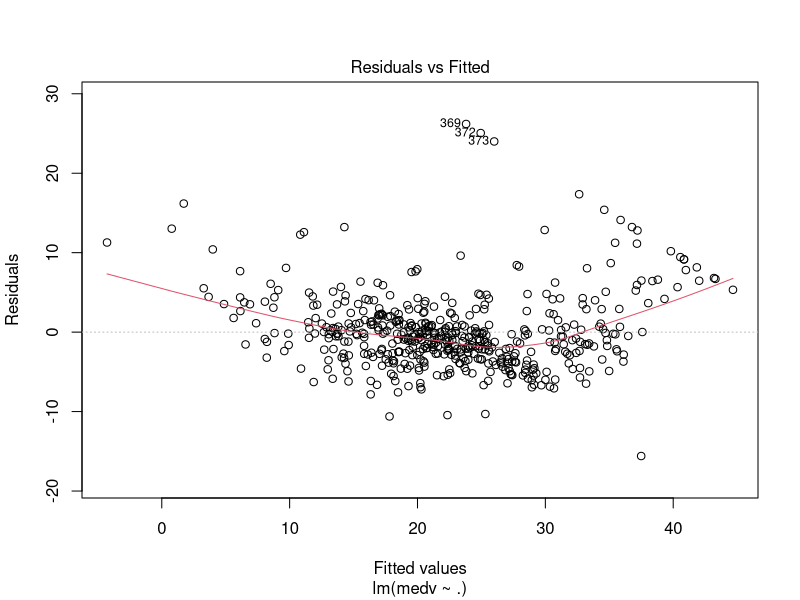
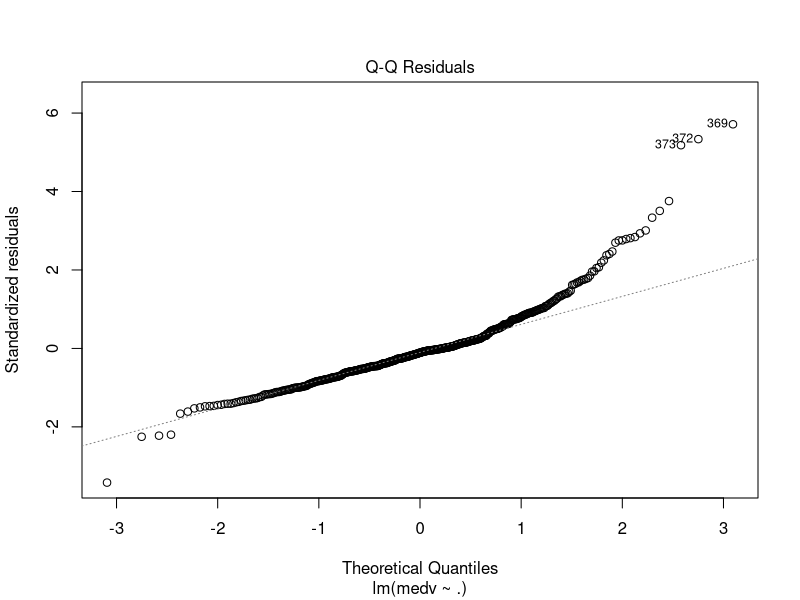
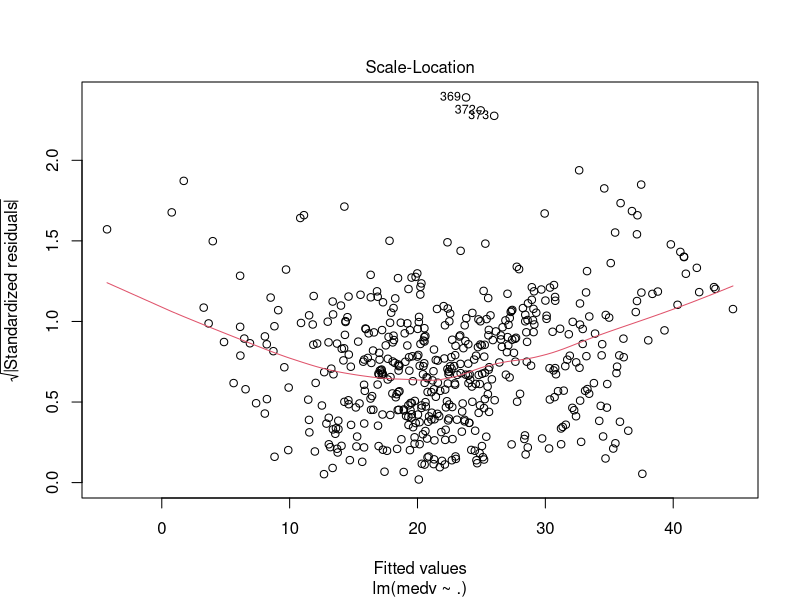
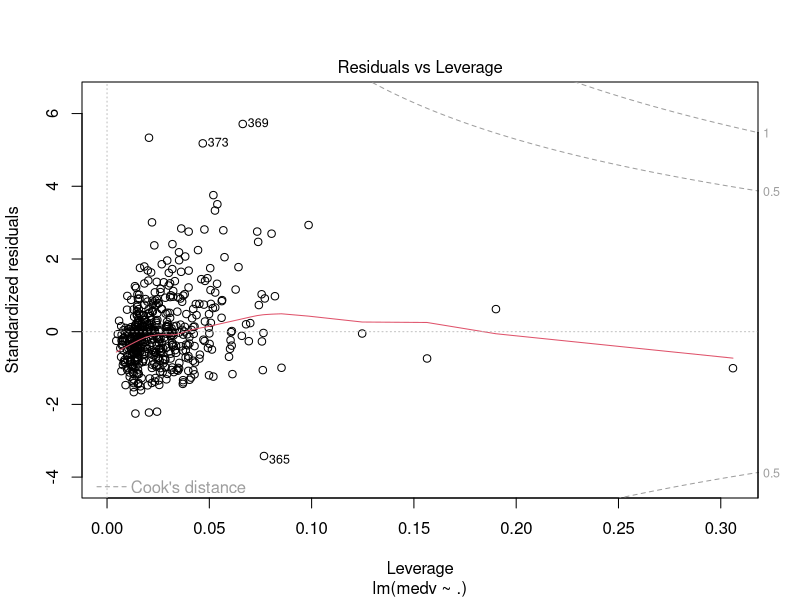

Source code (R) for these figures, in order:
## ---- chunk 1
library(mlbench)
library(robustbase)
data(BostonHousing)
str(BostonHousing)

reg1 <- lm(medv ~., data =BostonHousing)
summary(reg1)

plot(reg1)

## ---- chunk 2
library(car)
outlierTest(reg1) #identify the outlier data pts

library(robustbase)
ltsFit = ltsReg(medv ~., data =BostonHousing)
summary(ltsFit)
